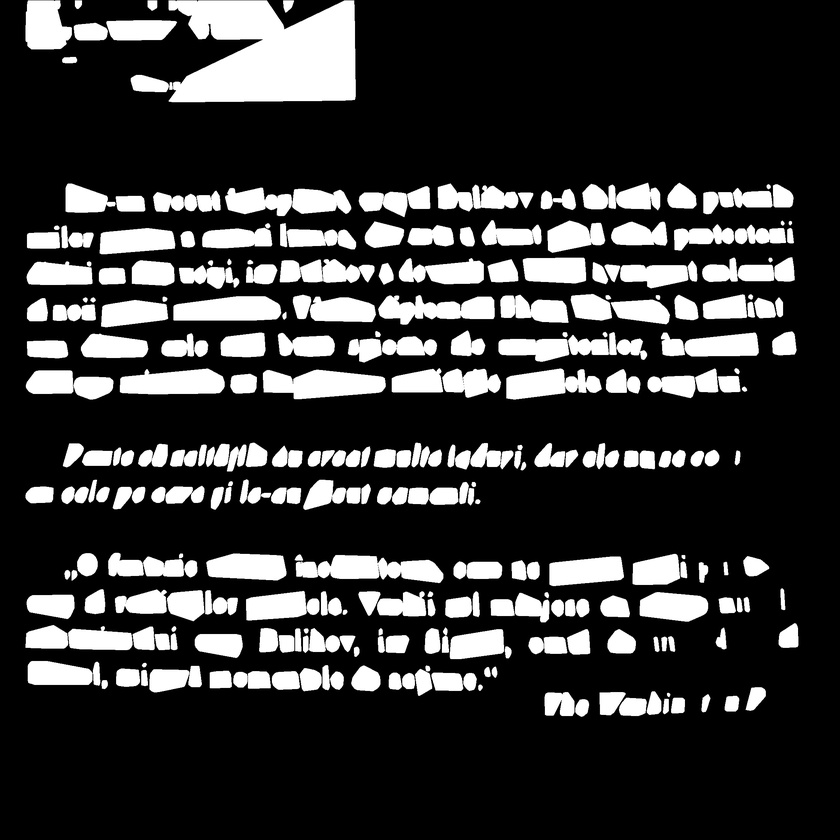
#> input picture Threshed/bin.jpg, 840 x 840 px, shrunk from 2243 x 2243 before the run
$ python FML.py
#> lines starting #> are read from the running program, lines starting #| are printed output that depends on the picture; after the words box and inside, x2 and y2 are one past the last pixel; in counts of white or black regions, pixels touching at a corner belong together
import cv2
import numpy as np

img = cv2.imread('Threshed/bin.jpg', 0)
#> img is the input picture: shape (840, 840); min 0, max 255, mean 55
img = cv2.threshold(img, 127, 255, cv2.THRESH_BINARY)[1]  # ensure binary
#> img: shape (840, 840); 21.6% white; 248 white regions (21 under 20 px), largest, box (x1, y1, x2, y2) and area: (131, 0, 356, 102) 15381, (296, 555, 443, 583) 2677, (263, 370, 386, 399) 2649
num_labels, labels_im = cv2.connectedComponents(img)
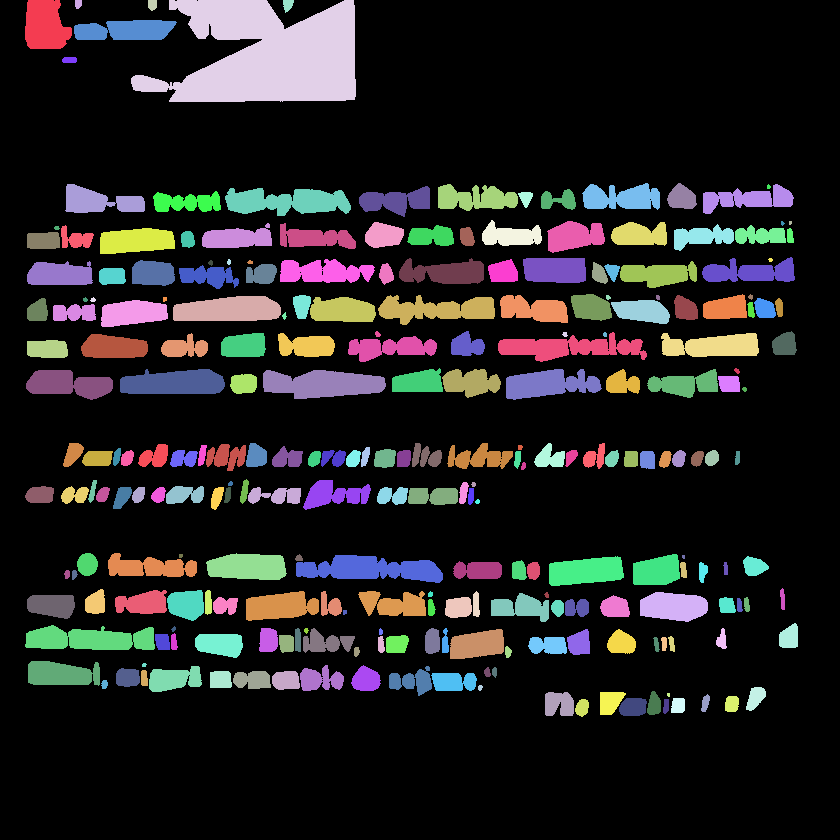
#> labels_im: shape (840, 840) int32; 249 distinct labels, from 0 to 248; one colour per label, 0 black
#> num_labels = 249


print(num_labels)
#| 249
